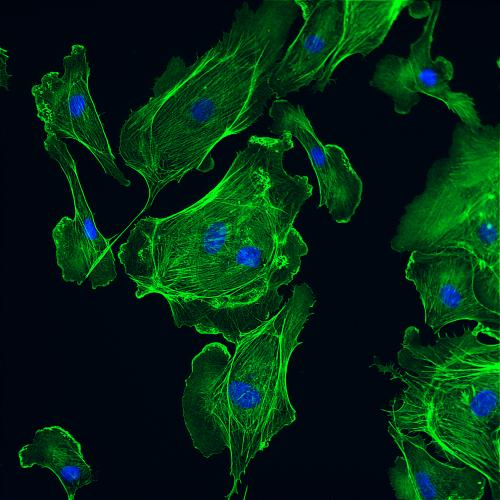
%> input picture cell.jpg, 500 x 500 px
$ octave CSmain.m   (GNU Octave 9; MATLAB toolbox functions it lacks are replaced by stand-ins)
%> lines starting %> are read from the running program, lines starting %| are printed output that depends on the picture
### Functions/MyMakingPhase.m
function [Phase]=MyMakingPhase(Nx,Ny,z,lambda,deltaX,deltaY)

k=1/lambda;

X=[ceil(-Nx/2):1:ceil(Nx/2-1)]'.*(1/(Nx*deltaX));
Y=[ceil(-Ny/2):1:ceil(Ny/2-1)].*(1/(Ny*deltaY));

kx=repmat(X,1,Ny);
ky=repmat(Y,Nx,1);
kp=sqrt(kx.^2+ky.^2);

term=k.^2-kp.^2;
term(term<0)=0;

Phase=exp(1i*2*pi*z*sqrt(term));

### Functions/plotdatacube.m
function spatialcube = plotdatacube(data)
data = padarray(data,[3 3],max(data(:)),'both');

n1 = size(data,1);
n2 = size(data,2);

totalfigs = size(data,3);

cols = 1;
rows = ceil(totalfigs/cols);

spatialcube = zeros(rows*n1,cols*n2);

figscount = 1;
for r = 1:rows
    for c = 1:cols
        if figscount<=totalfigs
            spatialcube((r-1)*n1+1:(r-1)*n1+n1,(c-1)*n2+1:(c-1)*n2+n2) = squeeze(data(1:n1,1:n2,figscount));%totalfigs-figscount+1));
        else
            spatialcube((r-1)*n1+1:(r-1)*n1+n1,(c-1)*n2+1:(c-1)*n2+n2) = zeros(n1,n2);
        end
        figscount = figscount+1;
    end
end

### Functions/MyFieldsPropagation.m
function E=MyFieldsPropagation(E0,Nx,Ny,Nz,phase)

E=zeros(Nx,Ny,Nz);

for i=1:Nz
    cE0=fftshift(fft2(E0));

    cE=cE0.*conj(phase(:,:,i));

    E(:,:,i)=ifft2(ifftshift(cE));
end

### Functions/MyV2C.m
function y=MyV2C(x)

[nx,ny]=size(x);
y=zeros(nx*ny/2,1);
y=x(1:nx*ny/2)+i*x(nx*ny/2+1:nx*ny);

### Functions/MyAdjointPropagation.m
function eta=MyAdjointPropagation(S,E,Nx,Ny,Nz,phase)


cEsp=ifftshift(conj(ifft2(conj(real(S)))));

cEs=conj(phase).*repmat(cEsp,[1 1 Nz]);

eta=zeros(Nx,Ny,Nz);
for i=1:Nz
    eta(:,:,i)=conj(fft2(conj(ifftshift(cEs(:,:,i)))));
end

eta=conj(E).*eta;

### Functions/MyAdjointOperatorPropagation.m
function eta=MyAdjointOperatorPropagation(S,E,Nx,Ny,Nz,phase)

S=reshape(MyV2C(S),Nx,Ny);

eta=MyAdjointPropagation(S,E,Nx,Ny,Nz,phase);

eta=MyC2V(eta(:));

### Functions/MyC2V.m
function y=MyC2V(x)

y=[real(x);imag(x)];

### CSmain.m
close all;
clear all;clc;
addpath('./Functions');

o = imread('cell.jpg');
%> o is the input picture: size 500x500x3 uint8; mean R, G, B 3.6, 41.9, 20.2
o = rgb2gray(o);
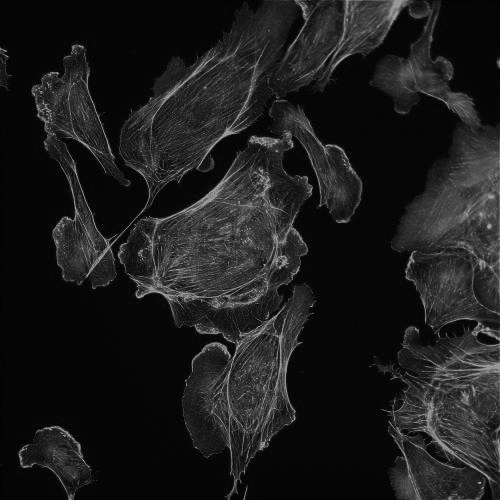
%> o: size 500x500 uint8; min 0, max 175, mean 27.9
o = imresize(o,[500,500]);
o = 1-im2double(o);
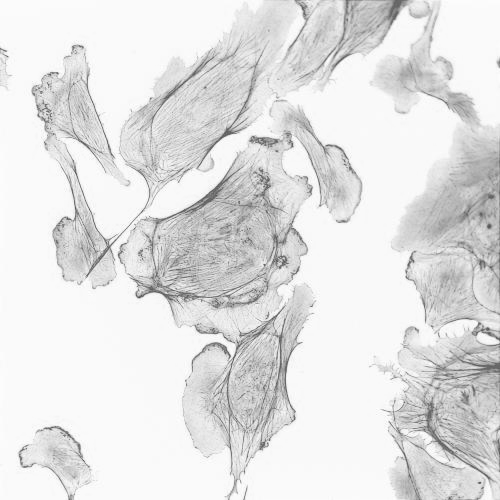
%> o: size 500x500 double; min 0.314, max 1, mean 0.891

% inout signal f
f=o;
figure;imshow(abs(f),[],'border','tight');


%% Paprameters (1)
nx=size(f,1);  % data size
%> nx = 500
ny=size(f,2);
%> ny = 500
nz=1;
lambda=0.532;  % wavelength (um)
k = 2*pi/lambda;
detector_size=4;  % pixel pitch (um)
sensor_size=nx*detector_size;  % detector size (um)
%> sensor_size = 2000
z=12000;  % distance from detector to first reconstructed plane (um)
deltaX=detector_size;
deltaY=detector_size;
Nx=nx;
%> Nx = 500
Ny=ny*nz*2;
%> Ny = 1000
Nz=1;

%% Propagation kernel (2)
Phase=MyMakingPhase(nx,ny,z,lambda,deltaX,deltaY);
%> in MyMakingPhase, `term(term<0)=0;`:
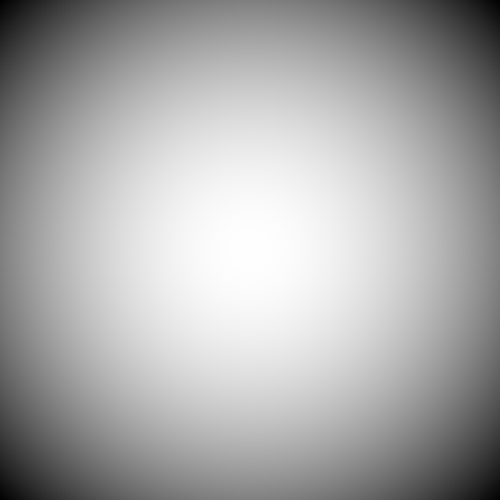
%> term: size 500x500 double; min 3.5, max 3.53, mean 3.52; drawn with min black and max white
figure;imagesc(plotdatacube(angle(Phase)));title('Phase of kernel');axis image;drawnow;
%> after the loop in plotdatacube, `for r = 1:rows`:
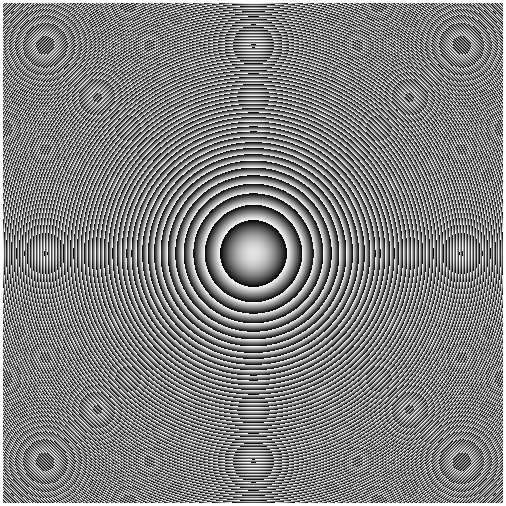
%> spatialcube: size 506x506 double; min -3.14, max 3.14, mean 0.0837; drawn with min black and max white
axis off; colormap(hot); colorbar;
E0=ones(nx,ny);  % illumination light
E=MyFieldsPropagation(E0,nx,ny,nz,Phase);  % propagation of illumination light

%% Field measurement and backpropagation (3)
cEs=zeros(nx,ny,nz);
Es=f.*E;
for i=1:nz
    cEs(:,:,i)=fftshift(fft2(Es(:,:,i)));
end
cEsp=sum(cEs.*Phase,3);
S=(ifft2(ifftshift(cEsp)));


f1 = ones(nx,ny);
Es1=f1.*E;
for i=1:nz
    cEs1(:,:,i)=fftshift(fft2(Es1(:,:,i)));
end
cEsp1=sum(cEs1.*Phase,3);
S1=(ifft2(ifftshift(cEsp1)));

% squared field
s=(S+1).*conj(S+1);
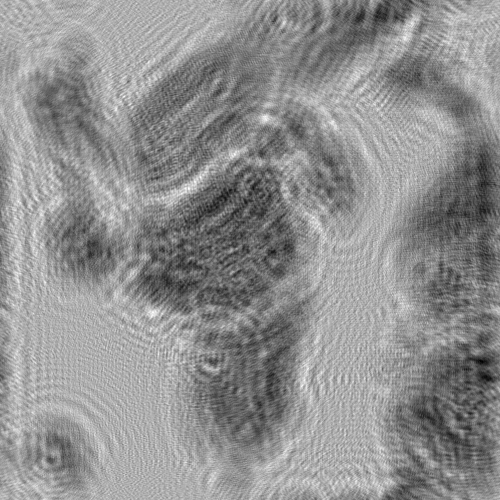
%> s: size 500x500 double; min 2.01, max 4.8, mean 3.59; drawn with min black and max white
s1=(S1+1).*conj(S1+1);
%  diffracted field
g = s./s1; % normalized
g = im2double(g);
figure;imshow(abs(g),[]);title('Diffracted field')
g=MyC2V(g(:));
transf=MyAdjointOperatorPropagation(g,E,nx,ny,nz,Phase);
transf=reshape(MyV2C(transf),nx,ny,nz);
figure;imshow(plotdatacube(abs(transf)),[],'border','tight')
%> in plotdatacube (call 2), `data = padarray(data,[3 3],max(data(:)),'both');`:
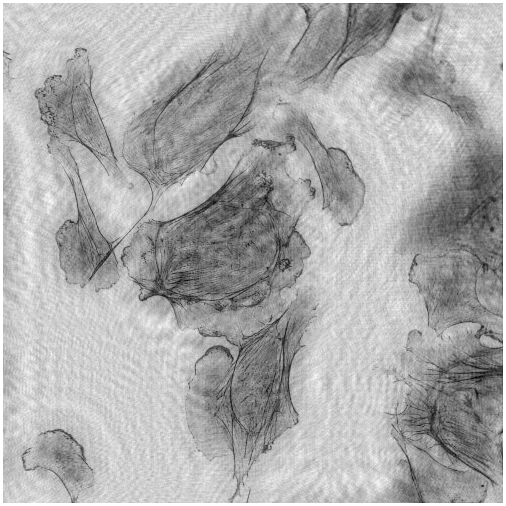
%> data: size 506x506 double; min 0.511, max 1.09, mean 0.902; drawn with min black and max white

%% Propagation operator (4)
A = @(f_twist) MyForwardOperatorPropagation(f_twist,E,nx,ny,nz,Phase);  % forward propagation operator
AT = @(g) MyAdjointOperatorPropagation(g,E,nx,ny,nz,Phase);  % backward propagation operator

%% TwIST algorithm (5)
tau = 0.005;
piter = 4;
tolA = 1e-6;
iterations = 200;

Psi = @(f,th) MyTVpsi(f,th,0.05,piter,Nx,Ny,Nz);
Phi = @(f) MyTVphi(f,Nx,Ny,Nz);

[f_reconstruct,dummy,obj_twist,...
%> (the run ends here)
